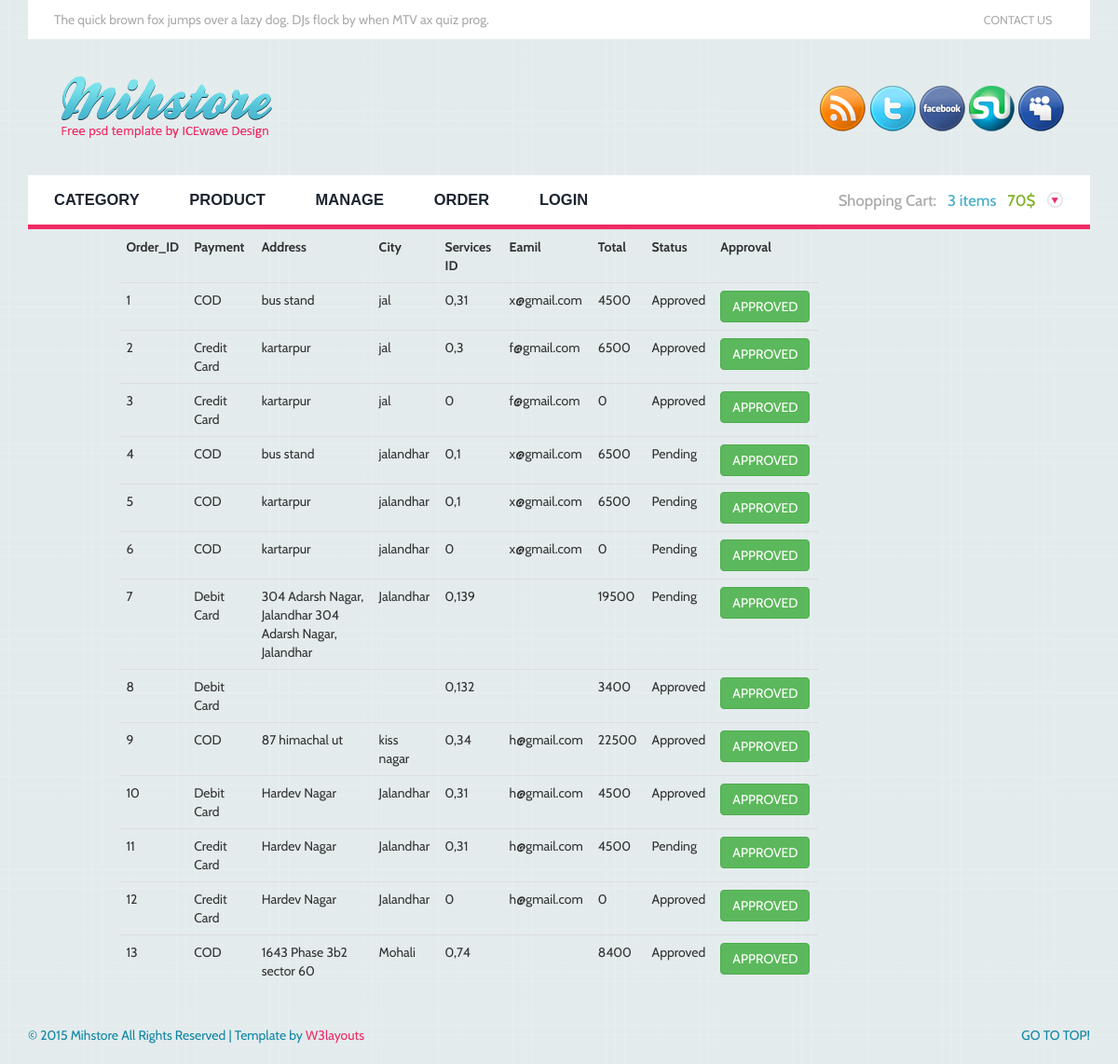
The app's page /admin/order.php with its own data.
### tables this page shows
CREATE TABLE `finalorder` (
  `oid` int(255) NOT NULL,
  `payment` varchar(255) NOT NULL,
  `address` varchar(255) NOT NULL,
  `city` varchar(255) NOT NULL,
  `pincode` varchar(255) NOT NULL,
  `email` varchar(255) NOT NULL,
  `date` varchar(255) NOT NULL,
  `service` varchar(255) NOT NULL,
  `total` varchar(255) NOT NULL,
  `status` varchar(255) NOT NULL
);

### admin/order.php (the view)
<?php include("header.php");?>
<body>
<div class="row">
 <div class="col-md-1"></div>
  <div class="col-md-8">
				<table class="table table-responsive">
				<tr>
				<th>Order_ID</th>
				<th>Payment</th>
				<th>Address</th>
				<th>City</th>
				<th>Services ID</th>
				<th>Eamil</th>
				<th>Total</th>
				<th>Status</th>
				<th>Approval</th>
				</tr>
						 <?php
								$con=mysqli_connect("localhost","root","","musical");
								$sel="select * from finalorder";
								$res=mysqli_query($con,$sel);
								while($row=mysqli_fetch_array($res))
								{
									 echo "<tr>";
									 echo "<td>".$row['oid']."</td>";
									 echo "<td>".$row['payment']."</td>";
									 echo "<td>".$row['address']."</td>";
									 echo "<td>".$row['city']."</td>";
									 echo "<td>".$row['service']."</td>";
									 echo "<td>".$row['email']."</td>";
									 echo "<td>".$row['total']."</td>";
									 echo "<td>".$row['status']."</td>";
									 echo "<td><a href='approved.php?x=$row[oid]' class='btn btn-success'>APPROVED</a></td>";
									 echo "</tr>";
								}
						?>
					</table>
     </div>
<div class="col-md-1"></div>
</div>
<?php include("footer.php");?>

### admin/css/style.css (style rules this page uses)
body { background:url(../images/back.png); font-family: 'Cabin', sans-serif; }
body a { transition: 0.5s all; -webkit-transition: 0.5s all; -o-transition: 0.5s all; -moz-transition: 0.5s all; -ms-transition: 0.5s all; }

### records on screen
finalorder: oid "1", payment "COD", address "bus stand", city "jal", service "0,31", email "x@gmail.com", total "4500", status "Approved"
finalorder: oid "2", payment "Credit Card", address "kartarpur", city "jal", service "0,3", email "f@gmail.com", total "6500", status "Approved"
finalorder: oid "3", payment "Credit Card", address "kartarpur", city "jal", service "0", email "f@gmail.com", total "0", status "Approved"
finalorder: oid "4", payment "COD", address "bus stand", city "jalandhar", service "0,1", email "x@gmail.com", total "6500", status "Pending"
finalorder: oid "5", payment "COD", address "kartarpur", city "jalandhar", service "0,1", email "x@gmail.com", total "6500", status "Pending"
finalorder: oid "6", payment "COD", address "kartarpur", city "jalandhar", service "0", email "x@gmail.com", total "0", status "Pending"
finalorder: oid "7", payment "Debit Card", address "304 Adarsh Nagar, Jalandhar 304 Adarsh Nagar, Jalandhar", city "Jalandhar", service "0,139", total "19500", status "Pending"
finalorder: oid "8", payment "Debit Card", service "0,132", total "3400", status "Approved"
finalorder: oid "9", payment "COD", address "87 himachal ut", city "kiss nagar", service "0,34", email "h@gmail.com", total "22500", status "Approved"
finalorder: oid "10", payment "Debit Card", address "Hardev Nagar", city "Jalandhar", service "0,31", email "h@gmail.com", total "4500", status "Approved"
finalorder: oid "11", payment "Credit Card", address "Hardev Nagar", city "Jalandhar", service "0,31", email "h@gmail.com", total "4500", status "Pending"
finalorder: oid "12", payment "Credit Card", address "Hardev Nagar", city "Jalandhar", service "0", email "h@gmail.com", total "0", status "Approved"
finalorder: oid "13", payment "COD", address "1643 Phase 3b2 sector 60", city "Mohali", service "0,74", total "8400", status "Approved"
